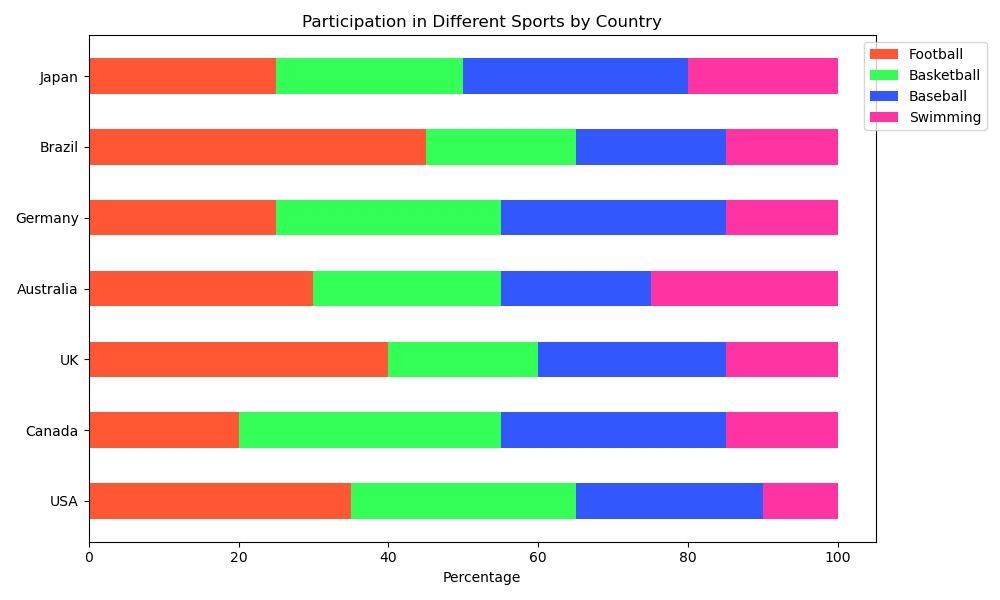

The script that drew this image:

import matplotlib.pyplot as plt
import numpy as np

# Data
labels = ['USA', 'Canada', 'UK', 'Australia', 'Germany', 'Brazil', 'Japan']
football = [35, 20, 40, 30, 25, 45, 25]
basketball = [30, 35, 20, 25, 30, 20, 25]
baseball = [25, 30, 25, 20, 30, 20, 30]
swimming = [10, 15, 15, 25, 15, 15, 20]

# Plotting
width = 0.5  # width of the bars
ind = np.arange(len(labels))  # the x locations for the groups

fig, ax = plt.subplots(figsize=(10, 6))

p1 = ax.barh(ind, football, width, color='#FF5733', label='Football')
p2 = ax.barh(ind, basketball, width, left=np.array(football), color='#33FF57', label='Basketball')
p3 = ax.barh(ind, baseball, width, left=np.array(football) + np.array(basketball), color='#3357FF', label='Baseball')
p4 = ax.barh(ind, swimming, width, left=np.array(football) + np.array(basketball) + np.array(baseball), color='#FF33A1', label='Swimming')

# Add labels
ax.set_xlabel('Percentage')
ax.set_title('Participation in Different Sports by Country')
ax.set_yticks(ind)
ax.set_yticklabels(labels)
ax.legend(loc='upper right', bbox_to_anchor=(1.15, 1))

# Display the plot
plt.tight_layout()
plt.show()
